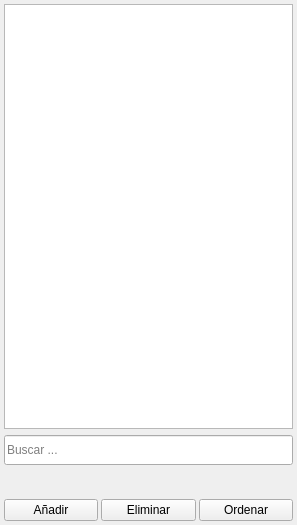
<?xml version="1.0" encoding="UTF-8"?>
<ui version="4.0">
 <class>WidgetPlaylist</class>
 <widget class="QWidget" name="WidgetPlaylist">
  <property name="geometry">
   <rect>
    <x>0</x>
    <y>0</y>
    <width>297</width>
    <height>525</height>
   </rect>
  </property>
  <property name="windowTitle">
   <string>Form</string>
  </property>
  <layout class="QGridLayout" name="gridLayout">
   <property name="leftMargin">
    <number>4</number>
   </property>
   <property name="topMargin">
    <number>4</number>
   </property>
   <property name="rightMargin">
    <number>4</number>
   </property>
   <property name="bottomMargin">
    <number>4</number>
   </property>
   <property name="verticalSpacing">
    <number>6</number>
   </property>
   <item row="0" column="0" colspan="4">
    <widget class="QListView" name="ltLista">
     <property name="dragDropMode">
      <enum>QAbstractItemView::DragDropMode::DragDrop</enum>
     </property>
    </widget>
   </item>
   <item row="1" column="0" colspan="4">
    <widget class="QLineEdit" name="lnBuscar">
     <property name="minimumSize">
      <size>
       <width>0</width>
       <height>30</height>
      </size>
     </property>
     <property name="placeholderText">
      <string>Buscar ...</string>
     </property>
    </widget>
   </item>
   <item row="2" column="0">
    <widget class="QPushButton" name="btPrimero">
     <property name="minimumSize">
      <size>
       <width>57</width>
       <height>0</height>
      </size>
     </property>
     <property name="maximumSize">
      <size>
       <width>16777215</width>
       <height>16777215</height>
      </size>
     </property>
     <property name="cursor">
      <cursorShape>PointingHandCursor</cursorShape>
     </property>
     <property name="text">
      <string/>
     </property>
     <property name="icon">
      <iconset resource="../../icons.qrc">
       <normaloff>:/views/icons/skip-up.svg</normaloff>:/views/icons/skip-up.svg</iconset>
     </property>
     <property name="flat">
      <bool>true</bool>
     </property>
    </widget>
   </item>
   <item row="2" column="1">
    <widget class="QPushButton" name="btSubir">
     <property name="minimumSize">
      <size>
       <width>57</width>
       <height>0</height>
      </size>
     </property>
     <property name="maximumSize">
      <size>
       <width>16777215</width>
       <height>16777215</height>
      </size>
     </property>
     <property name="cursor">
      <cursorShape>PointingHandCursor</cursorShape>
     </property>
     <property name="text">
      <string/>
     </property>
     <property name="icon">
      <iconset resource="../../icons.qrc">
       <normaloff>:/views/icons/play-up.svg</normaloff>:/views/icons/play-up.svg</iconset>
     </property>
     <property name="flat">
      <bool>true</bool>
     </property>
    </widget>
   </item>
   <item row="2" column="2">
    <widget class="QPushButton" name="btBajar">
     <property name="minimumSize">
      <size>
       <width>57</width>
       <height>0</height>
      </size>
     </property>
     <property name="maximumSize">
      <size>
       <width>16777215</width>
       <height>16777215</height>
      </size>
     </property>
     <property name="cursor">
      <cursorShape>PointingHandCursor</cursorShape>
     </property>
     <property name="text">
      <string/>
     </property>
     <property name="icon">
      <iconset resource="../../icons.qrc">
       <normaloff>:/views/icons/play-dow.svg</normaloff>:/views/icons/play-dow.svg</iconset>
     </property>
     <property name="flat">
      <bool>true</bool>
     </property>
    </widget>
   </item>
   <item row="2" column="3">
    <widget class="QPushButton" name="btUltimo">
     <property name="minimumSize">
      <size>
       <width>57</width>
       <height>0</height>
      </size>
     </property>
     <property name="maximumSize">
      <size>
       <width>16777215</width>
       <height>16777215</height>
      </size>
     </property>
     <property name="cursor">
      <cursorShape>PointingHandCursor</cursorShape>
     </property>
     <property name="text">
      <string/>
     </property>
     <property name="icon">
      <iconset resource="../../icons.qrc">
       <normaloff>:/views/icons/skip-dow.svg</normaloff>:/views/icons/skip-dow.svg</iconset>
     </property>
     <property name="iconSize">
      <size>
       <width>16</width>
       <height>16</height>
      </size>
     </property>
     <property name="autoRepeatDelay">
      <number>299</number>
     </property>
     <property name="flat">
      <bool>true</bool>
     </property>
    </widget>
   </item>
   <item row="3" column="0" colspan="4">
    <widget class="QWidget" name="widgetBotones" native="true">
     <layout class="QGridLayout" name="gridBotones">
      <property name="leftMargin">
       <number>0</number>
      </property>
      <property name="topMargin">
       <number>0</number>
      </property>
      <property name="rightMargin">
       <number>0</number>
      </property>
      <property name="bottomMargin">
       <number>0</number>
      </property>
      <property name="horizontalSpacing">
       <number>3</number>
      </property>
      <item row="0" column="0">
       <widget class="QPushButton" name="btAgregar">
        <property name="minimumSize">
         <size>
          <width>70</width>
          <height>0</height>
         </size>
        </property>
        <property name="maximumSize">
         <size>
          <width>16777215</width>
          <height>16777215</height>
         </size>
        </property>
        <property name="cursor">
         <cursorShape>PointingHandCursor</cursorShape>
        </property>
        <property name="text">
         <string>Añadir</string>
        </property>
       </widget>
      </item>
      <item row="0" column="1">
       <widget class="QPushButton" name="btEliminar">
        <property name="minimumSize">
         <size>
          <width>70</width>
          <height>0</height>
         </size>
        </property>
        <property name="maximumSize">
         <size>
          <width>16777215</width>
          <height>16777215</height>
         </size>
        </property>
        <property name="cursor">
         <cursorShape>PointingHandCursor</cursorShape>
        </property>
        <property name="text">
         <string>Eliminar</string>
        </property>
       </widget>
      </item>
      <item row="0" column="2">
       <widget class="QPushButton" name="btOrdenar">
        <property name="minimumSize">
         <size>
          <width>70</width>
          <height>0</height>
         </size>
        </property>
        <property name="maximumSize">
         <size>
          <width>16777215</width>
          <height>16777215</height>
         </size>
        </property>
        <property name="cursor">
         <cursorShape>PointingHandCursor</cursorShape>
        </property>
        <property name="text">
         <string>Ordenar</string>
        </property>
       </widget>
      </item>
     </layout>
    </widget>
   </item>
  </layout>
 </widget>
 <resources>
  <include location="../../icons.qrc"/>
 </resources>
 <connections/>
</ui>
